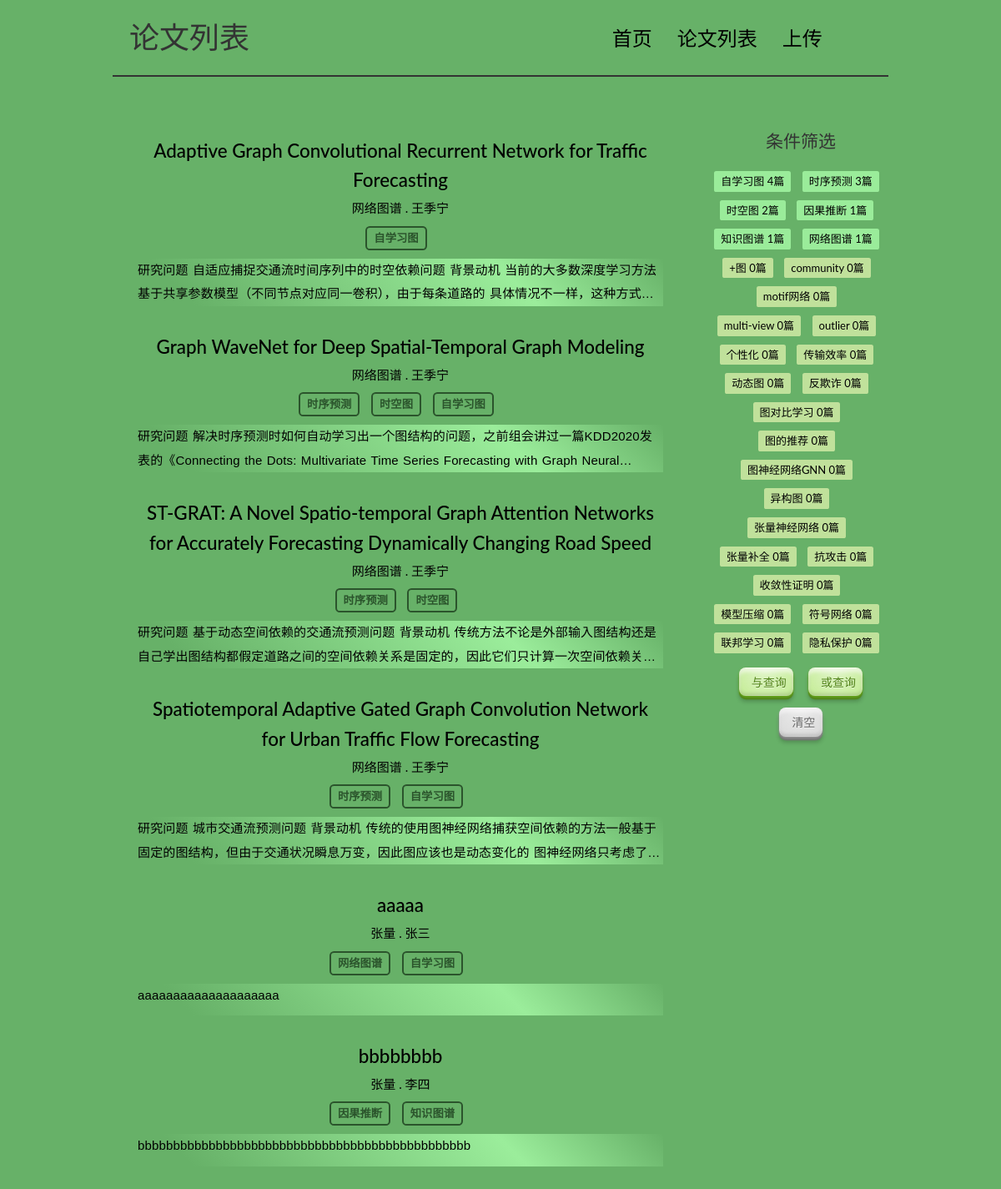
Screenshot of /papers/ with the database file from the repository.
### papers/models.py (models this page shows, shortened)
class Paper(models.Model):
    title = models.CharField("论文题目", max_length=200, blank=False)
    researcher = models.ForeignKey(Researcher, verbose_name="上传人",
                                   null=True,
                                   on_delete=models.SET_NULL, blank=False)
    tag = models.ManyToManyField(Tag, verbose_name="论文标签", blank=False)
    review = models.TextField("论文总结", blank=False)
    class Meta:
        verbose_name = '论文'
        verbose_name_plural = verbose_name
        ordering = ['title']
    def get_absolute_url(self):
        return reverse('papers:detail', kwargs={'pk': self.pk})

class Researcher(models.Model):
    name = models.CharField("姓名", max_length=10, primary_key=True, blank=False)
    topic = models.ForeignKey(Topic, verbose_name="研究主题",
                                   null=True,
                                   on_delete=models.SET_NULL, blank=False)
    class Meta:
        verbose_name = '上传者'
        verbose_name_plural = verbose_name

class Topic(models.Model):
    name = models.CharField("研究主题", max_length=10, primary_key=True, blank=False)
    class Meta:
        verbose_name = '主题'
        verbose_name_plural = verbose_name

class Tag(models.Model):
    name = models.CharField("论文标签", max_length=10, primary_key=True, blank=False)
    class Meta:
        verbose_name = '标签'
        verbose_name_plural = verbose_name

### papers/views.py (the view)
# urls.py: path('', views.show, name="show"),
def show(request):
    paper_list = Paper.objects.all()
    tag_list = Tag.objects.annotate(paper_num=Count('paper')).order_by('-paper_num')
    for paper in paper_list:
        review_length = len(paper.review)
        paper.small_review = clean_review(paper.review[0:min(review_length, 200)])
    return render(request, 'papers/show.html',
                  context={'paper_list': paper_list, 'tag_list': tag_list})

### papers/views.py (called while the page is built)
def clean_review(original_review):
    new_review = original_review.replace('#', '')
    new_review = new_review.replace('-', '')
    new_review = new_review.replace('*', '')
    return new_review

### templates/papers/show.html (shortened to what this page needs)
{% extends 'base.html' %}
{% block ttitle %}
    论文列表
{% endblock ttitle %}
{% block button1 %}
    <li class="cl-effect-11"><a href="{% url "papers:show" %}" data-hover="论文列表">论文列表</a></li>
    <li class="cl-effect-11"><a href="{% url "admin:index" %}papers/paper/add/" data-hover="上传">上传</a></li>
{% endblock button1 %}
{% block main %}
    <div class="container paper">
        <div class="row">
            <main class="col-md-9">
                {% for paper in paper_list %}
                    <article class="post">
                        <header class="entry-header">
                            <h1 class="entry-title">
                                <a href="{{ paper.get_absolute_url }}">{{ paper.title }}</a>
                            </h1>
                            <div class="entry-meta">
                                <span class="post-category"><a
                                        href={% url 'papers:filter_by_keyword' '小组' paper.researcher.topic.name %}>{{ paper.researcher.topic.name }}</a></span>
                                <span class="post-author"><a
                                        href={% url 'papers:filter_by_keyword' '上传者' paper.researcher.name %}>{{ paper.researcher.name }}</a></span>
                            </div>
                            <div class="widget widget-tag-cloud show-tag">
                                {% for t in paper.tag.all %}
                                    <ul>
                                        <li>
                                            <a href={% url 'papers:filter_by_keyword' '标签' t.name %}>
                                                {{ t.name }}
                                        </li>
                                    </ul>
                                {% endfor %}
                            </div>
                        </header>
                        <div class="small-content clearfix">
                            <p>{{ paper.small_review }}</p>
                        </div>
                    </article>
                {% empty %}
                    <div class="no-post">不存在满足条件的论文！</div>
                {% endfor %}
            </main>
            <aside class="col-md-3">
                <div class="widget widget-tag-cloud  select-area">
                    <h3 class="widget-title">条件筛选</h3>
                    {% for tag in tag_list %}
                        <ul>
                            {% if tag.name in select_tag_list %}
                                <li class="after-select-li">
                                    <span>{{ tag.name }}</span> {{ tag.paper_num }}篇
                                </li>
                            {% else %}
                                {% if tag.paper_num > 0 %}
                                    <li class="before-select-li">
                                        <span>{{ tag.name }}</span> {{ tag.paper_num }}篇
                                    </li>
                                {% else %}
                                    <li class="no-select-li">
                                        <span>{{ tag.name }}</span> {{ tag.paper_num }}篇
                                    </li>
                                {% endif %}
                            {% endif %}
                        </ul>
                    {% endfor %}
                </div>
                <div class="button_area">
                    <button class="and_button condition_button button green">与查询</button>
                    <button class="or_button condition_button button green">或查询</button>
                    <button class="empty_button button">清空</button>
                </div>
            </aside>
        </div>
    </div>
{% endblock main %}

### templates/base.html (shortened to what this page needs)
{% load static %}
<!DOCTYPE html>
<html>
<head>
    <link rel="stylesheet" href="{% static 'papers/css/bootstrap.min.css' %}">
    <link rel="stylesheet" href="{% static 'papers/css/custom.css' %}">
    <link rel="stylesheet" href="{% static 'papers/css/buttons.css' %}">
</head>
<body>
<div class="container paper">
    <header id="site-header">
        <div class="row">
            <div class="col-md-4 col-sm-5 col-xs-8">
                <div class="logo">
                    <h1>{% block ttitle %}
                {% endblock ttitle %}</h1>
                </div>
            </div>
            <div class="col-md-8 col-sm-7 col-xs-4">
                <nav class="main-nav" role="navigation">
                    <div class="collapse navbar-collapse" id="bs-example-navbar-collapse-1">
                        <ul class="nav navbar-nav navbar-right">
                            <li class="cl-effect-11"><a href={% url "papers:index" %} data-hover="首页">首页</a></li>
                            {% block button1 %}{% endblock button1 %}
                        </ul>
                    </div>
                </nav>
            </div>
        </div>
    </header>
</div>
<div class="content-body">
    {% block main %}
    {% endblock main %}
</div>
</body>
</html>

### papers/static/papers/css/custom.css (style rules this page uses)
* { outline: none; }
h1, h2, h3, h4, h5, h6 { margin-top: 0; }
a { color: #000; }
body { background-color: #67b168; font-family: 'Lato', sans-serif; }
p { font-family: 'Ubuntu', sans-serif; font-weight: 400; word-spacing: 1px; letter-spacing: 0.01em; }
#site-header { padding: 25px 20px; margin-bottom: 40px; border-bottom: 2px solid #333333; }
.logo h1 { margin: 0; font-family: 'Lato', sans-serif; font-weight: 300; }
.main-nav { margin-top: 11px; max-width: 95%; }
.main-nav a { color: #000000 !important; padding: 0 0 5px 0 !important; margin-right: 30px; font-family: 'Lato', sans-serif; font-weight: 300; font-size: 24px; }
.cl-effect-11 a { padding: 10px 0; color: #0972b4; text-shadow: none; }
.cl-effect-11 a::before { position: absolute; top: 0; left: 0; overflow: hidden; padding: 0 0 5px 0 !important; max-width: 0; border-bottom: 1px solid #000; color: #000; content: attr(data-hover); white-space: nowrap; -webkit-transition: max-width 0.5s; -moz-transition: max-width 0.5s; transition: max-width 0.5s; }
.content-body { padding-bottom: 4em; }
.post { padding: 30px 30px 0; }
.entry-title { text-align: center; font-size: 1.6em; margin-bottom: 5px; line-height: 1.6; padding: 1px 1px 0; }
.entry-meta { text-align: center; color: #000000; font-size: 15px; }
.small-content { font-size: 15px; line-height: 1.9; font-weight: 300; color: #000; overflow: hidden; text-overflow: ellipsis; display: -webkit-box; -webkit-line-clamp: 2; -webkit-box-orient: vertical; background: linear-gradient(45deg, #67b168 10%, #9BED9B 70%, #67b168); }
.post-category::after { content: ' .'; color: #000; }
.widget { padding: 30px 0 0; }
.widget-title { font-size: 1.5em; margin-bottom: 20px; line-height: 1.6; padding: 10px 0 0; font-weight: 400; }
.widget-tag-cloud { text-align: center; padding-top: 10px; }
.widget-tag-cloud ul { padding: 0; margin: 0; text-align: center; display: inline-block; }
.widget-tag-cloud ul li { list-style-type: none; font-size: 13px; margin-right: 10px; margin-bottom: 10px; padding: 3px 8px; border-radius: .2em; }
.button_area { text-align: center; }
.no-select-li { background-color: #C0E19B; color: black; }
.before-select-li { background-color: #9AEC9A; color: black; cursor: pointer; }
.show-tag ul li { border: solid .2em #2b542c; border-radius: .4em; color: #2b542c; font-size: 10pt; font-weight: bolder; }
.show-tag a { color: #2b542c; font-size: 10pt; font-weight: bolder; }

### rows the page displays
Paper: title "Adaptive Graph Convolutional Recurrent Network for Traffic Forecasting", researcher.topic.name "网络图谱", researcher.name "王季宁", small_review "研究问题 自适应捕捉交通流时间序列中的时空依赖问题 背景动机…"
Tag: name "自学习图", paper_num "4"
Paper: title "Graph WaveNet for Deep Spatial-Temporal Graph Modeling", researcher.topic.name "网络图谱", researcher.name "王季宁", small_review "研究问题 解决时序预测时如何自动学习出一个图结构的问题，之前组会讲过一篇KDD2020发表的《Connecting the Dots: Multivariate Time Series Forecasting with Graph…"
Tag: name "时序预测", paper_num "3"
Tag: name "时空图", paper_num "2"
Paper: title "ST-GRAT: A Novel Spatio-temporal Graph Attention Networks for Accurately Forecasting Dynamically Changing Road Speed", researcher.topic.name "网络图谱", researcher.name "王季宁", small_review "研究问题 基于动态空间依赖的交通流预测问题…"
Paper: title "Spatiotemporal Adaptive Gated Graph Convolution Network for Urban Traffic Flow Forecasting", researcher.topic.name "网络图谱", researcher.name "王季宁", small_review "研究问题 城市交通流预测问题 背景动机…"
Paper: title "aaaaa", researcher.topic.name "张量", researcher.name "张三", small_review "aaaaaaaaaaaaaaaaaaaa"
Tag: name "网络图谱", paper_num "1"
Paper: title "bbbbbbbb", researcher.topic.name "张量", researcher.name "李四", small_review "bbbbbbbbbbbbbbbbbbbbbbbbbbbbbbbbbbbbbbbbbbbbbbb"
Tag: name "因果推断", paper_num "1"
Tag: name "知识图谱", paper_num "1"
Tag: name "+图", paper_num "0"
Tag: name "community", paper_num "0"
Tag: name "motif网络", paper_num "0"
Tag: name "multi-view", paper_num "0"
Tag: name "outlier", paper_num "0"
Tag: name "个性化", paper_num "0"
Tag: name "传输效率", paper_num "0"
Tag: name "动态图", paper_num "0"
Tag: name "反欺诈", paper_num "0"
Tag: name "图对比学习", paper_num "0"
Tag: name "图的推荐", paper_num "0"
Tag: name "图神经网络GNN", paper_num "0"
Tag: name "异构图", paper_num "0"
Tag: name "张量神经网络", paper_num "0"
Tag: name "张量补全", paper_num "0"
Tag: name "抗攻击", paper_num "0"
Tag: name "收敛性证明", paper_num "0"
Tag: name "模型压缩", paper_num "0"
Tag: name "符号网络", paper_num "0"
Tag: name "联邦学习", paper_num "0"
Tag: name "隐私保护", paper_num "0"
